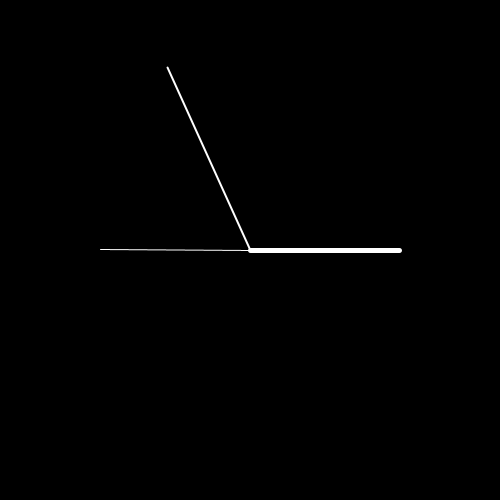
Frame 1 (no input)
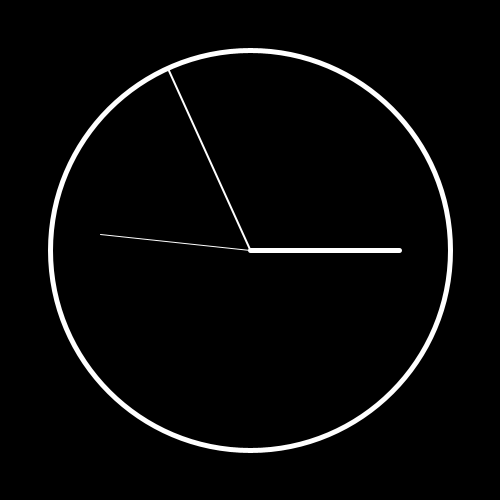
Frame 60 (the mouse pressed at the canvas centre just before this capture)
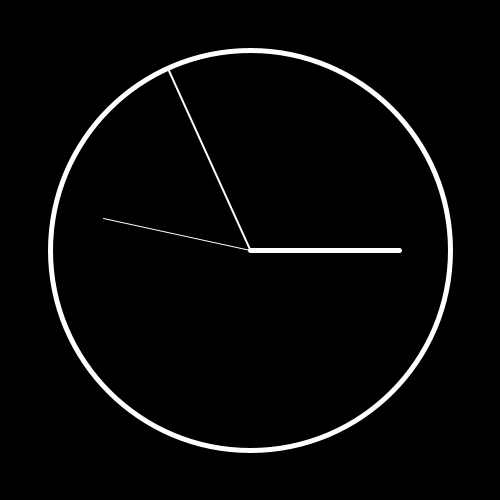
Frame 120 (the mouse held since frame 60 and released just before this capture)

The Processing sketch that drew these frames (run headless with seeded random() and noise(); from frame 60 on, the mouse is pressed at the canvas centre):

// Processing sketch: processing_169860
// ── processing_169860.pde

void setup()
{
size(500,500);
background(0);
stroke(0);
}

void draw()
{
  
//Kreis
background(0);
translate(width/2,height/2);
background(0);
noFill();
ellipse(0,0,400,400);
stroke(0);
strokeWeight(1);



//Variablen
float msekunde = map(second(),0,60,0,2*PI);
println(msekunde);
float mminute = map(minute(),0,59,0,2*PI);
println(mminute);
float mstunde = map(hour(),0,12,0,2*PI);
println(mstunde);

//Sekundenzeiger
pushMatrix();
rotate(msekunde);
stroke(255);
strokeWeight(1);
line(0,0,0,-150);
popMatrix();

//Minutenzeiger
pushMatrix();
rotate(mminute);
stroke(255);
strokeWeight(2);
line(0,0,0,-200);
popMatrix();

//Stundenzeiger
pushMatrix();
rotate(mstunde);
stroke(255);
strokeWeight(5);
line(0,0,0,-150);
popMatrix();
}
